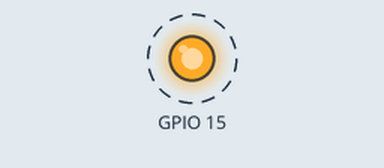
Bench run of a program on a simulated Raspberry Pi (BCM pin numbers). On the bench: output pins drawn as LEDs (lit = HIGH). Dashed ring = blinking. At 7.0 s the program stops and its outputs stay as they are.

Above: at 0.2 s.
Timing chart, 0 to 3.0 s (numbered marks = the images above):
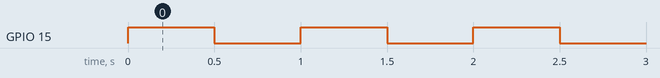

Measured:
- by itself, GPIO 15: alternates HIGH for 0.50 s and LOW for 0.50 s, 14 changes in all, then stays LOW

The program:

GPIO2.py
```python
import RPi.GPIO as GPIO
from time import sleep

GPIO.setmode(GPIO.BCM)

GPIO.setup(15,GPIO.OUT)

for x in range(7):
	GPIO.output(15,True)
	sleep(0.5)
	GPIO.output(15,False)
	sleep(0.5)


GPIO.cleanup()
```
